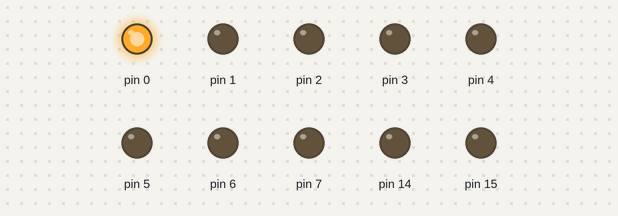
A sketch run on a simulated Arduino Uno, built with avr-gcc and run on an emulated ATmega328P. Parts: output pins drawn as LEDs (lit = HIGH). Random numbers use the default seed unless the sketch sets one.

Above: at 0.1 s.
At 3.1 s:
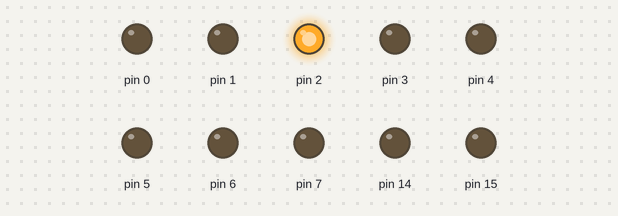
At 10.1 s:
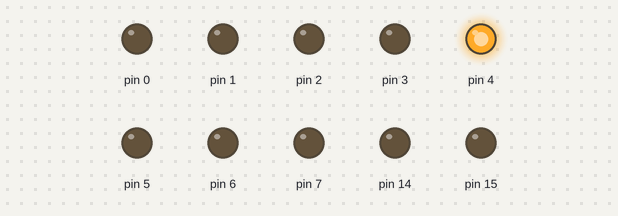
At 19.1 s:
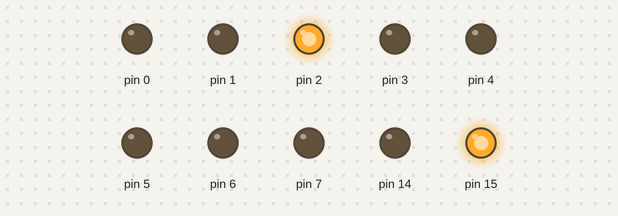
At 28.1 s:
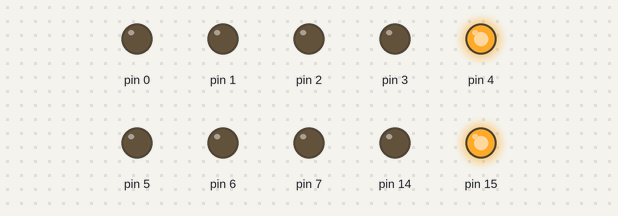
At 38.2 s:
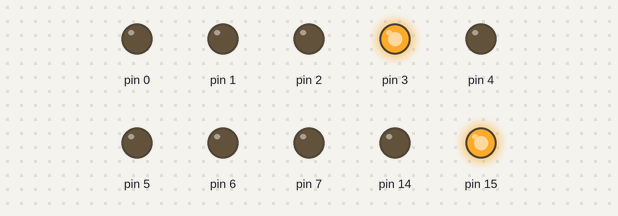
Timing chart, 0 to 39.7 s (numbered marks = the images above):
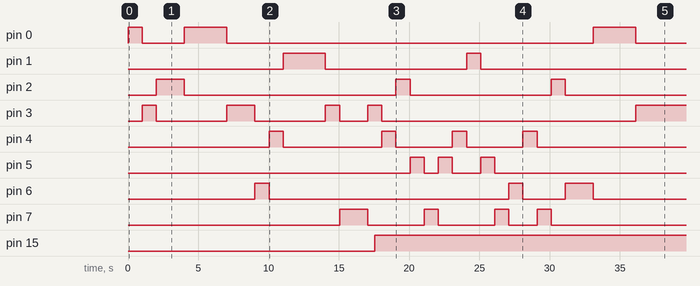

Measured:
- by itself, pin 0: goes HIGH 1.0 s, LOW 3.0 s, HIGH 3.0 s, LOW 26.1 s, HIGH 3.0 s, then LOW
- by itself, pin 1: LOW → HIGH at 11.0 s, → LOW 3.0 s later, → HIGH 10.0 s later, → LOW 1.0 s later
- by itself, pin 2: goes HIGH 2.0 s, LOW 15.1 s, HIGH 1.0 s, LOW 10.0 s, HIGH 1.0 s, then LOW
- by itself, pin 3: LOW → HIGH at 1.0 s, → LOW 1.0 s later, → HIGH 5.0 s later, → LOW 2.0 s later, … (9 changes in this stretch)
- by itself, pin 4: LOW → HIGH at 10.0 s, → LOW 1.0 s later, → HIGH 7.0 s later, → LOW 1.0 s later, … (8 changes in this stretch)
- by itself, pin 5: goes HIGH 1.0 s, LOW 1.0 s, HIGH 1.0 s, LOW 2.0 s, HIGH 1.0 s, then LOW
- by itself, pin 6: goes HIGH 1.0 s, LOW 17.1 s, HIGH 1.0 s, LOW 3.0 s, HIGH 2.0 s, then LOW
- by itself, pin 7: LOW → HIGH at 15.1 s, → LOW 2.0 s later, → HIGH 4.0 s later, → LOW 1.0 s later, … (8 changes in this stretch)

The sketch:

Arduino_mcp23017_testboard_inout.ino
```cpp
#include <Wire.h>
#include <Adafruit_MCP23X17.h>
Adafruit_MCP23X17 mcp;
void setup() {
  Wire.begin();     // I2Cバスを初期化
  mcp.begin_I2C();  // デフォルトのアドレス0x20でMCP23017を初期化

  // MCP23017のAバンク（PA0-PA7）を出力として設定
  for (int i = 0; i < 8; i++) {
    mcp.pinMode(i, OUTPUT);
  }

  // MCP23017のBバンク（PB0-PB7）を入力として設定
  for (int i = 8; i < 16; i++) {
    mcp.pinMode(i, INPUT);
  }

  // Arduinoのピン0-7を出力として設定
  for (int i = 0; i < 8; i++) {
    pinMode(i, OUTPUT);
  }
  randomSeed(analogRead(0));
}

void loop() {
  int randomPin = random(0, 8); // 0から7のランダムなピンを選択

  digitalWrite(randomPin, HIGH);  // ランダムなピンをHIGHに設定
delay(500);
  // MCP23017のBバンク(PB0-PB7)の状態を読み取り、Aバンク(PA0-PA7)に反映させる
  for (int i = 0; i < 8; i++) {
    int state = mcp.digitalRead(i + 8);  // PB0-PB7の状態を読み取る
    mcp.digitalWrite(i, state);          // PA0-PA7に反映させる
  }

  delay(500);             // 1秒待機

  digitalWrite(randomPin, LOW); // ピンをLOWに設定
}
```
